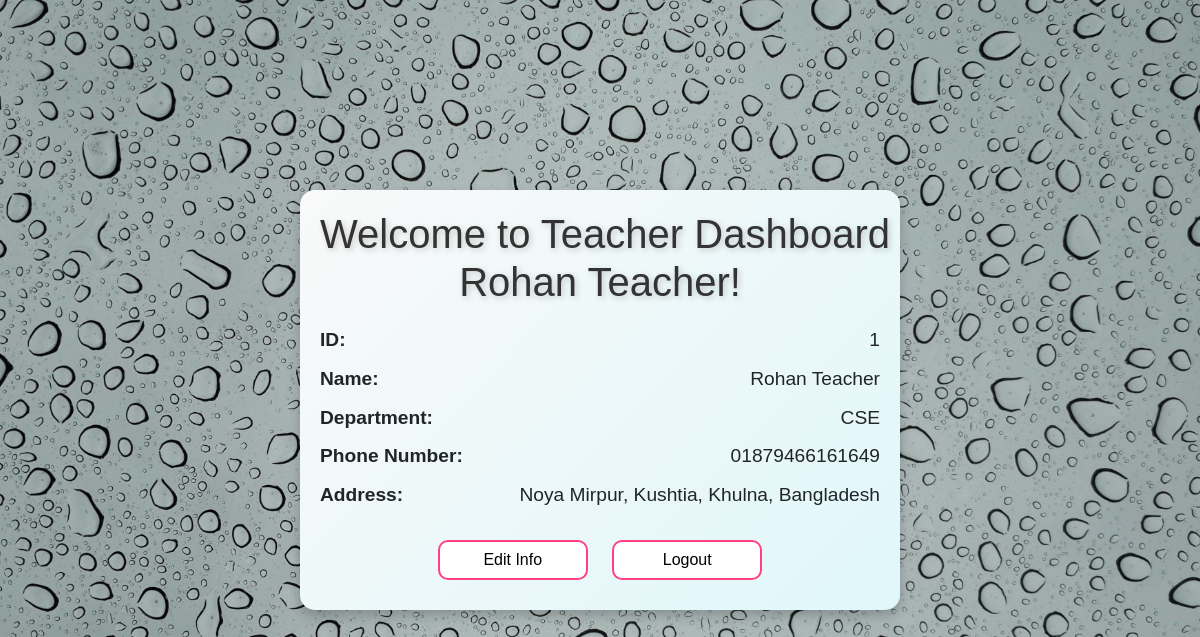
The page /teacher_dashboard.php (signed in) on the database its author committed.
### tables this page shows
CREATE TABLE `teachers` (
  `id` int(11) NOT NULL,
  `user_id` int(11) NOT NULL,
  `department` varchar(100) DEFAULT NULL,
  `phone_number` varchar(15) DEFAULT NULL,
  `name` varchar(255) NOT NULL,
  `address` varchar(255) NOT NULL
);

### teacher_dashboard.php (the view, shortened to what this page needs)
<?php
include 'db_connection.php';
$user_id = $_SESSION['user_id'];
$check_query = "SELECT * FROM teachers WHERE user_id = ?";
$stmt = $conn->prepare($check_query);
$stmt->bind_param("i", $user_id);
$stmt->execute();
$result = $stmt->get_result();
if ($result->num_rows > 0) {
    $teacher = $result->fetch_assoc();
    $name = $teacher['name'] ?? 'NONE';
    $department = $teacher['department'] ?? 'NONE';
    $phone_number = $teacher['phone_number'] ?? 'NONE';
    $address = $teacher['address'] ?? 'NONE';
    $id = $teacher['id'];
}
?>
<!DOCTYPE html>
<html lang="en">
<head>
    <link href="https://stackpath.bootstrapcdn.com/bootstrap/4.5.2/css/bootstrap.min.css" rel="stylesheet">
</head>
<body>
<div class="dashboard-box">
    <h2>Welcome to Teacher Dashboard<br/> <?php echo htmlspecialchars($name); ?>!</h2>
    <div class="info">
        <p><strong>ID:</strong> <span><?php echo htmlspecialchars($id); ?></span></p>
        <p><strong>Name:</strong> <span><?php echo htmlspecialchars($name); ?></span></p>
        <p><strong>Department:</strong> <span><?php echo htmlspecialchars($department); ?></span></p>
        <p><strong>Phone Number:</strong> <span><?php echo htmlspecialchars($phone_number); ?></span></p>
        <p><strong>Address:</strong> <span><?php echo htmlspecialchars($address); ?></span></p>
    </div>
    <a href="editteacherinfo.php" class="btn btn-custom">Edit Info</a>
    <a href="logout.php" class="btn btn-custom">Logout</a>
</div>
</body>
</html>

### teacher_dashboard.php (style rules this page uses)
body { font-family: Arial, sans-serif; background: url('http://localhost:8080/school_management/images/student_dashboard_background.jpg.jpg') no-repeat center center fixed; background-size: cover; display: flex; justify-content: center; align-items: center; height: 100vh; }
.dashboard-box { background: linear-gradient(135deg, #f9f9f9, #e0f7fa); padding: 20px; border-radius: 15px; width: 600px; box-shadow: 0 6px 12px rgba(0, 0, 0, 0.2); text-align: center; min-height: 400px; }
h2 { font-size: 2.5rem; color: #333; text-shadow: 2px 2px 6px rgba(0, 0, 0, 0.2); margin-bottom: 20px; white-space: nowrap; }
.info { text-align: left; margin-bottom: 20px; font-size: 1.2rem; }
.info p { margin: 10px 0; display: flex; justify-content: space-between; }
.btn { margin: 10px; width: 150px; }
.btn-custom { background-color: white; color: black; border: 2px solid #ff4081; border-radius: 10px; transition: 0.3s ease; }

### rows shown on the page
teachers: name "Rohan Teacher", id "1", department "CSE", phone_number "01879466161649", address "Noya Mirpur, Kushtia, Khulna, Bangladesh"
